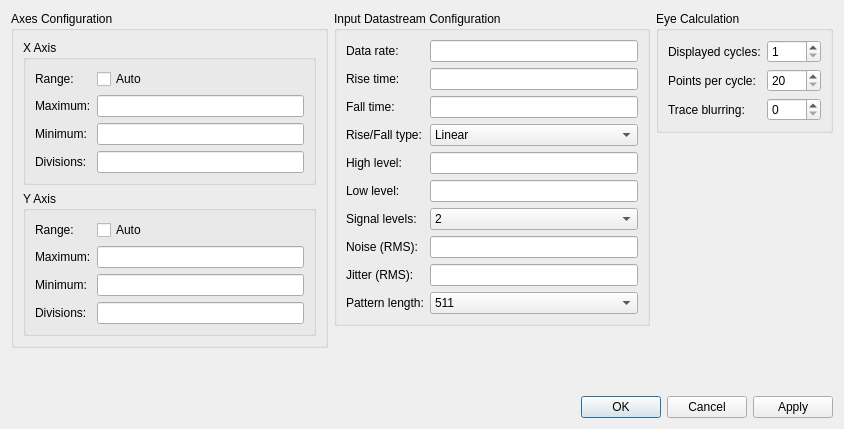
<?xml version="1.0" encoding="UTF-8"?>
<ui version="4.0">
 <class>EyeDiagramEditDialog</class>
 <widget class="QDialog" name="EyeDiagramEditDialog">
  <property name="geometry">
   <rect>
    <x>0</x>
    <y>0</y>
    <width>844</width>
    <height>429</height>
   </rect>
  </property>
  <property name="windowTitle">
   <string>Eye Diagram Settings</string>
  </property>
  <property name="modal">
   <bool>true</bool>
  </property>
  <layout class="QVBoxLayout" name="verticalLayout_5">
   <item>
    <layout class="QHBoxLayout" name="horizontalLayout">
     <item>
      <layout class="QVBoxLayout" name="verticalLayout">
       <item>
        <widget class="QGroupBox" name="groupBox_3">
         <property name="title">
          <string>Axes Configuration</string>
         </property>
         <layout class="QVBoxLayout" name="verticalLayout_3">
          <item>
           <widget class="QGroupBox" name="groupBox_4">
            <property name="title">
             <string>X Axis</string>
            </property>
            <layout class="QFormLayout" name="formLayout_3">
             <item row="0" column="0">
              <widget class="QLabel" name="label_19">
               <property name="text">
                <string>Range:</string>
               </property>
              </widget>
             </item>
             <item row="0" column="1">
              <widget class="QCheckBox" name="Xauto">
               <property name="text">
                <string>Auto</string>
               </property>
              </widget>
             </item>
             <item row="1" column="0">
              <widget class="QLabel" name="label_20">
               <property name="text">
                <string>Maximum:</string>
               </property>
              </widget>
             </item>
             <item row="1" column="1">
              <widget class="SIUnitEdit" name="Xmax"/>
             </item>
             <item row="2" column="0">
              <widget class="QLabel" name="label_21">
               <property name="text">
                <string>Minimum:</string>
               </property>
              </widget>
             </item>
             <item row="2" column="1">
              <widget class="SIUnitEdit" name="Xmin"/>
             </item>
             <item row="3" column="0">
              <widget class="QLabel" name="label_22">
               <property name="text">
                <string>Divisions:</string>
               </property>
              </widget>
             </item>
             <item row="3" column="1">
              <widget class="SIUnitEdit" name="Xdivs"/>
             </item>
            </layout>
           </widget>
          </item>
          <item>
           <widget class="QGroupBox" name="groupBox_5">
            <property name="title">
             <string>Y Axis</string>
            </property>
            <layout class="QFormLayout" name="formLayout_5">
             <item row="0" column="0">
              <widget class="QLabel" name="label_15">
               <property name="text">
                <string>Range:</string>
               </property>
              </widget>
             </item>
             <item row="0" column="1">
              <widget class="QCheckBox" name="Yauto">
               <property name="text">
                <string>Auto</string>
               </property>
              </widget>
             </item>
             <item row="1" column="0">
              <widget class="QLabel" name="label_16">
               <property name="text">
                <string>Maximum:</string>
               </property>
              </widget>
             </item>
             <item row="1" column="1">
              <widget class="SIUnitEdit" name="Ymax"/>
             </item>
             <item row="2" column="0">
              <widget class="QLabel" name="label_17">
               <property name="text">
                <string>Minimum:</string>
               </property>
              </widget>
             </item>
             <item row="2" column="1">
              <widget class="SIUnitEdit" name="Ymin"/>
             </item>
             <item row="3" column="0">
              <widget class="QLabel" name="label_18">
               <property name="text">
                <string>Divisions:</string>
               </property>
              </widget>
             </item>
             <item row="3" column="1">
              <widget class="SIUnitEdit" name="Ydivs"/>
             </item>
            </layout>
           </widget>
          </item>
         </layout>
        </widget>
       </item>
       <item>
        <spacer name="verticalSpacer_3">
         <property name="orientation">
          <enum>Qt::Vertical</enum>
         </property>
         <property name="sizeHint" stdset="0">
          <size>
           <width>20</width>
           <height>40</height>
          </size>
         </property>
        </spacer>
       </item>
      </layout>
     </item>
     <item>
      <layout class="QVBoxLayout" name="verticalLayout_2">
       <item>
        <widget class="QGroupBox" name="groupBox">
         <property name="title">
          <string>Input Datastream Configuration</string>
         </property>
         <layout class="QFormLayout" name="formLayout">
          <item row="0" column="0">
           <widget class="QLabel" name="label">
            <property name="text">
             <string>Data rate:</string>
            </property>
           </widget>
          </item>
          <item row="0" column="1">
           <widget class="SIUnitEdit" name="datarate"/>
          </item>
          <item row="1" column="0">
           <widget class="QLabel" name="label_2">
            <property name="text">
             <string>Rise time:</string>
            </property>
           </widget>
          </item>
          <item row="1" column="1">
           <widget class="SIUnitEdit" name="risetime"/>
          </item>
          <item row="2" column="0">
           <widget class="QLabel" name="label_3">
            <property name="text">
             <string>Fall time:</string>
            </property>
           </widget>
          </item>
          <item row="2" column="1">
           <widget class="SIUnitEdit" name="falltime"/>
          </item>
          <item row="4" column="0">
           <widget class="QLabel" name="label_4">
            <property name="text">
             <string>High level:</string>
            </property>
           </widget>
          </item>
          <item row="4" column="1">
           <widget class="SIUnitEdit" name="highLevel"/>
          </item>
          <item row="5" column="0">
           <widget class="QLabel" name="label_5">
            <property name="text">
             <string>Low level:</string>
            </property>
           </widget>
          </item>
          <item row="5" column="1">
           <widget class="SIUnitEdit" name="lowLevel"/>
          </item>
          <item row="7" column="0">
           <widget class="QLabel" name="label_6">
            <property name="text">
             <string>Noise (RMS):</string>
            </property>
           </widget>
          </item>
          <item row="7" column="1">
           <widget class="SIUnitEdit" name="noise"/>
          </item>
          <item row="8" column="0">
           <widget class="QLabel" name="label_7">
            <property name="text">
             <string>Jitter (RMS):</string>
            </property>
           </widget>
          </item>
          <item row="8" column="1">
           <widget class="SIUnitEdit" name="jitter"/>
          </item>
          <item row="9" column="0">
           <widget class="QLabel" name="label_8">
            <property name="text">
             <string>Pattern length:</string>
            </property>
           </widget>
          </item>
          <item row="9" column="1">
           <widget class="QComboBox" name="patternLength">
            <property name="currentIndex">
             <number>7</number>
            </property>
            <item>
             <property name="text">
              <string>3</string>
             </property>
            </item>
            <item>
             <property name="text">
              <string>7</string>
             </property>
            </item>
            <item>
             <property name="text">
              <string>15</string>
             </property>
            </item>
            <item>
             <property name="text">
              <string>31</string>
             </property>
            </item>
            <item>
             <property name="text">
              <string>63</string>
             </property>
            </item>
            <item>
             <property name="text">
              <string>127</string>
             </property>
            </item>
            <item>
             <property name="text">
              <string>255</string>
             </property>
            </item>
            <item>
             <property name="text">
              <string>511</string>
             </property>
            </item>
            <item>
             <property name="text">
              <string>1023</string>
             </property>
            </item>
            <item>
             <property name="text">
              <string>2047</string>
             </property>
            </item>
           </widget>
          </item>
          <item row="3" column="0">
           <widget class="QLabel" name="label_12">
            <property name="text">
             <string>Rise/Fall type:</string>
            </property>
           </widget>
          </item>
          <item row="3" column="1">
           <widget class="QComboBox" name="fallrisetype">
            <item>
             <property name="text">
              <string>Linear</string>
             </property>
            </item>
            <item>
             <property name="text">
              <string>Exponential</string>
             </property>
            </item>
           </widget>
          </item>
          <item row="6" column="0">
           <widget class="QLabel" name="label_11">
            <property name="text">
             <string>Signal levels:</string>
            </property>
           </widget>
          </item>
          <item row="6" column="1">
           <widget class="QComboBox" name="signalLevels">
            <item>
             <property name="text">
              <string>2</string>
             </property>
            </item>
            <item>
             <property name="text">
              <string>4</string>
             </property>
            </item>
            <item>
             <property name="text">
              <string>8</string>
             </property>
            </item>
            <item>
             <property name="text">
              <string>16</string>
             </property>
            </item>
           </widget>
          </item>
         </layout>
        </widget>
       </item>
       <item>
        <spacer name="verticalSpacer_2">
         <property name="orientation">
          <enum>Qt::Vertical</enum>
         </property>
         <property name="sizeHint" stdset="0">
          <size>
           <width>20</width>
           <height>40</height>
          </size>
         </property>
        </spacer>
       </item>
      </layout>
     </item>
     <item>
      <layout class="QVBoxLayout" name="verticalLayout_4">
       <item>
        <widget class="QGroupBox" name="groupBox_2">
         <property name="title">
          <string>Eye Calculation</string>
         </property>
         <layout class="QFormLayout" name="formLayout_2">
          <item row="0" column="0">
           <widget class="QLabel" name="label_9">
            <property name="text">
             <string>Displayed cycles:</string>
            </property>
           </widget>
          </item>
          <item row="0" column="1">
           <widget class="QSpinBox" name="displayedCycles">
            <property name="minimum">
             <number>1</number>
            </property>
            <property name="maximum">
             <number>1000</number>
            </property>
           </widget>
          </item>
          <item row="1" column="0">
           <widget class="QLabel" name="label_13">
            <property name="text">
             <string>Points per cycle:</string>
            </property>
           </widget>
          </item>
          <item row="1" column="1">
           <widget class="QSpinBox" name="pointsPerCycle">
            <property name="minimum">
             <number>20</number>
            </property>
            <property name="maximum">
             <number>1000</number>
            </property>
           </widget>
          </item>
          <item row="2" column="0">
           <widget class="QLabel" name="label_10">
            <property name="text">
             <string>Trace blurring:</string>
            </property>
           </widget>
          </item>
          <item row="2" column="1">
           <widget class="QSpinBox" name="traceBlurring">
            <property name="maximum">
             <number>20</number>
            </property>
           </widget>
          </item>
         </layout>
        </widget>
       </item>
       <item>
        <spacer name="verticalSpacer">
         <property name="orientation">
          <enum>Qt::Vertical</enum>
         </property>
         <property name="sizeHint" stdset="0">
          <size>
           <width>20</width>
           <height>40</height>
          </size>
         </property>
        </spacer>
       </item>
      </layout>
     </item>
    </layout>
   </item>
   <item>
    <widget class="QDialogButtonBox" name="buttonBox">
     <property name="orientation">
      <enum>Qt::Horizontal</enum>
     </property>
     <property name="standardButtons">
      <set>QDialogButtonBox::Apply|QDialogButtonBox::Cancel|QDialogButtonBox::Ok</set>
     </property>
    </widget>
   </item>
  </layout>
 </widget>
 <customwidgets>
  <customwidget>
   <class>SIUnitEdit</class>
   <extends>QLineEdit</extends>
   <header>CustomWidgets/siunitedit.h</header>
  </customwidget>
 </customwidgets>
 <resources/>
 <connections>
  <connection>
   <sender>buttonBox</sender>
   <signal>accepted()</signal>
   <receiver>EyeDiagramEditDialog</receiver>
   <slot>accept()</slot>
   <hints>
    <hint type="sourcelabel">
     <x>248</x>
     <y>254</y>
    </hint>
    <hint type="destinationlabel">
     <x>157</x>
     <y>274</y>
    </hint>
   </hints>
  </connection>
  <connection>
   <sender>buttonBox</sender>
   <signal>rejected()</signal>
   <receiver>EyeDiagramEditDialog</receiver>
   <slot>reject()</slot>
   <hints>
    <hint type="sourcelabel">
     <x>316</x>
     <y>260</y>
    </hint>
    <hint type="destinationlabel">
     <x>286</x>
     <y>274</y>
    </hint>
   </hints>
  </connection>
 </connections>
</ui>
